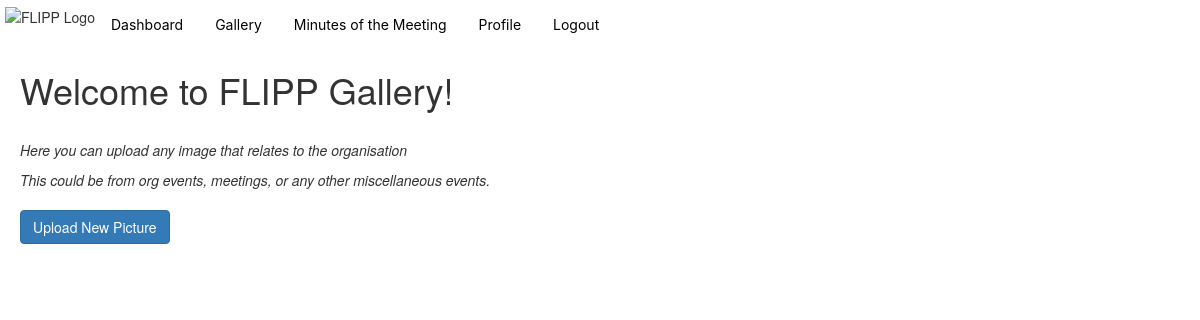
Before: /gallery (signed in) with the older database file.
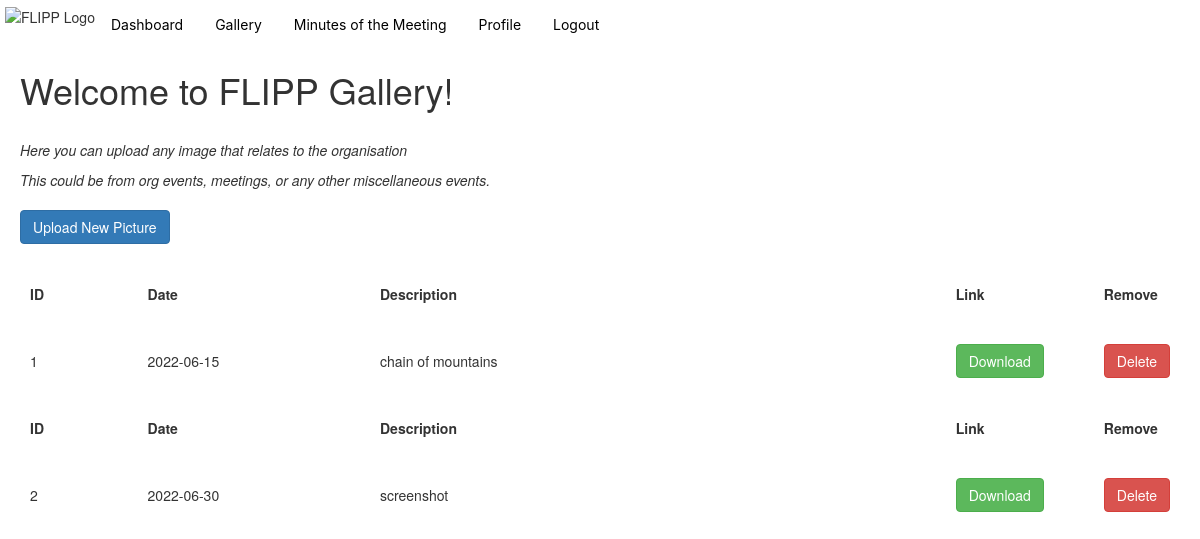
After: the same page with the newer database file.
### app.py (models this page shows)
class Gallery(db.Model, UserMixin):
    id = db.Column(db.Integer, primary_key=True)
    date = db.Column(db.String(20), nullable=False)
    filename = db.Column(db.String(30), nullable=False)
    image = db.Column(db.LargeBinary, nullable=False)
    description = db.Column(db.String, nullable=False)

### app.py (the view)
@app.route('/gallery', methods=["GET", "POST"])
@login_required
def gallery():
    pictures = Gallery.query.all()
    return render_template("gallery.html", pictures=pictures)

### app.py (called while the page is built)
@login_manager.user_loader
def load_user(user_id):
    return User.query.get(int(user_id))

### templates/gallery.html
{% extends 'base2.html'%} {% block title %} Home {% endblock %}
{% block content %}
<link rel="stylesheet" href="https://maxcdn.bootstrapcdn.com/bootstrap/3.4.1/css/bootstrap.min.css">
<link rel="stylesheet" href={{ url_for('static', filename='gallery.css') }}>
<div class="div1">
    <h1>Welcome to FLIPP Gallery!</h1>
    <br>
    <p><i>Here you can upload any image that relates to the organisation</i></p>
    <p><i>This could be from org events, meetings, or any other miscellaneous events.</i></p>
</div>
<div class="div1">
    <a href="{{ url_for('upload_picture') }}" class="btn btn-primary">Upload New Picture</a>
</div>
<div>
    {% for picture in pictures %}
    <table class="fixed" width="100%">
        <col width="10%" />
        <col width="20%" />
        <col width="50%" />
        <col width="10%" />
        <col width="10%" />
        <tr>
            <th>ID</th>
            <th>Date</th>
            <th>Description</th>
            <th>Link</th>
            <th>Remove</th>
        </tr>
        <tr>
            <td>{{ picture.id }}</td>
            <td>{{ picture.date }}</td>
            <td>{{ picture.description }}</td>
            <td><a href="{{url_for('download_picture', gallery_id=picture.id)}}" class="btn btn-success">Download</a></td>
            <td><a href="{{url_for('delete_picture', gallery_id=picture.id)}}" class="btn btn-danger">Delete</a></td>
        </tr>
    </table>
    {% endfor %}
</div>
{% endblock %}

### templates/base2.html (shortened to what this page needs)
<!DOCTYPE html>
<html lang="en">
<head>
    <link rel="stylesheet" href={{ url_for('static', filename='navbar/navbar.css') }}>
</head>
<ul>
  <li><img class = "header-img" src = {{ url_for('static', filename='navbar/FLIPP_LOGO.png') }} alt = "FLIPP Logo"></li>
  <li><a href="{{ url_for('dashboard') }}">Dashboard</a></li>
  <li><a href="{{ url_for('gallery') }}">Gallery</a></li>
  <li><a href="{{ url_for('minutes') }}"">Minutes of the Meeting</a></li>
  <li><a href="{{ url_for('profile') }}"">Profile</a></li>
  <li><a href="{{ url_for('logout') }}"">Logout</a></li>
</ul>
<body>
<link rel="stylesheet" href="https://maxcdn.bootstrapcdn.com/bootstrap/3.4.1/css/bootstrap.min.css">
    {% block content %}
    {% endblock %}
</body>
</html>

### static/navbar/navbar.css (style rules this page uses)
body { background-color: rgb(247, 247, 247); }
.header-img { position: static; left: 0px; top: 0px; width: 35px; height: 35px; z-index: +1; }
ul { list-style-type: none; margin: 0; padding: 5px; overflow: hidden; background-color: #ffffff; box-shadow: 5px #ececec; }
li { float: left; }
li a, .dropbtn { display: inline-block; color: #000000; font-family: 'Inter', sans-serif; text-align: center; justify-content: center; padding: 10px 16px; text-decoration: none; }

### static/gallery.css (style rules this page uses)
th, td { padding: 15px; padding-top: 20px; padding-bottom: 20px; padding-left: 30px; padding-right: 30px; }
table { border-spacing: 30px; border: 1px gray; }
.div1 { margin: 20px; }

Changed rows visible on the page:
added Gallery: id "1", date "2022-06-15", description "chain of mountains"
added Gallery: id "2", date "2022-06-30", description "screenshot"
